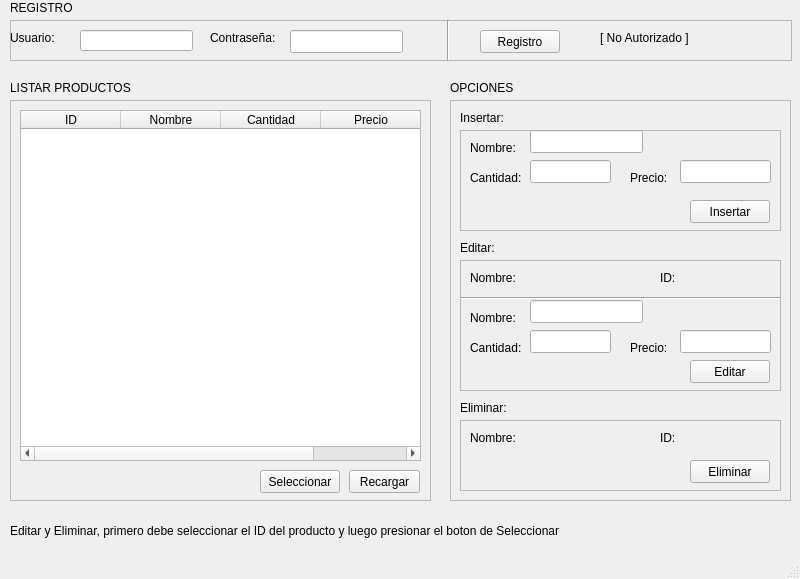
<?xml version="1.0" encoding="UTF-8"?>
<ui version="4.0">
 <class>MainWindow</class>
 <widget class="QMainWindow" name="MainWindow">
  <property name="geometry">
   <rect>
    <x>0</x>
    <y>0</y>
    <width>800</width>
    <height>579</height>
   </rect>
  </property>
  <property name="windowTitle">
   <string>Gestor de Productos</string>
  </property>
  <widget class="QWidget" name="centralwidget">
   <widget class="QFrame" name="frame_Registro">
    <property name="geometry">
     <rect>
      <x>10</x>
      <y>20</y>
      <width>782</width>
      <height>41</height>
     </rect>
    </property>
    <property name="frameShape">
     <enum>QFrame::StyledPanel</enum>
    </property>
    <property name="frameShadow">
     <enum>QFrame::Raised</enum>
    </property>
    <widget class="QLabel" name="label">
     <property name="geometry">
      <rect>
       <x>0</x>
       <y>10</y>
       <width>71</width>
       <height>16</height>
      </rect>
     </property>
     <property name="text">
      <string>Usuario:</string>
     </property>
    </widget>
    <widget class="QLineEdit" name="entrada_usuario">
     <property name="geometry">
      <rect>
       <x>70</x>
       <y>10</y>
       <width>113</width>
       <height>21</height>
      </rect>
     </property>
    </widget>
    <widget class="QPushButton" name="boton_registro">
     <property name="geometry">
      <rect>
       <x>470</x>
       <y>10</y>
       <width>80</width>
       <height>23</height>
      </rect>
     </property>
     <property name="text">
      <string>Registro</string>
     </property>
    </widget>
    <widget class="QLabel" name="label_2">
     <property name="geometry">
      <rect>
       <x>200</x>
       <y>10</y>
       <width>81</width>
       <height>16</height>
      </rect>
     </property>
     <property name="text">
      <string>Contraseña:</string>
     </property>
    </widget>
    <widget class="QLineEdit" name="entrada_contrasena">
     <property name="geometry">
      <rect>
       <x>280</x>
       <y>10</y>
       <width>113</width>
       <height>23</height>
      </rect>
     </property>
     <property name="echoMode">
      <enum>QLineEdit::Password</enum>
     </property>
     <property name="readOnly">
      <bool>false</bool>
     </property>
    </widget>
    <widget class="QLabel" name="comprobador">
     <property name="geometry">
      <rect>
       <x>590</x>
       <y>10</y>
       <width>111</width>
       <height>16</height>
      </rect>
     </property>
     <property name="text">
      <string>[ No Autorizado ]</string>
     </property>
    </widget>
    <widget class="Line" name="line_2">
     <property name="geometry">
      <rect>
       <x>430</x>
       <y>0</y>
       <width>16</width>
       <height>41</height>
      </rect>
     </property>
     <property name="orientation">
      <enum>Qt::Vertical</enum>
     </property>
    </widget>
   </widget>
   <widget class="QLabel" name="label_4">
    <property name="geometry">
     <rect>
      <x>10</x>
      <y>0</y>
      <width>81</width>
      <height>16</height>
     </rect>
    </property>
    <property name="text">
     <string>REGISTRO</string>
    </property>
   </widget>
   <widget class="QFrame" name="frame_Listar">
    <property name="geometry">
     <rect>
      <x>10</x>
      <y>100</y>
      <width>421</width>
      <height>401</height>
     </rect>
    </property>
    <property name="frameShape">
     <enum>QFrame::StyledPanel</enum>
    </property>
    <property name="frameShadow">
     <enum>QFrame::Raised</enum>
    </property>
    <widget class="QTableWidget" name="tabla_productos">
     <property name="geometry">
      <rect>
       <x>10</x>
       <y>10</y>
       <width>401</width>
       <height>351</height>
      </rect>
     </property>
     <property name="editTriggers">
      <set>QAbstractItemView::NoEditTriggers</set>
     </property>
     <column>
      <property name="text">
       <string>ID</string>
      </property>
     </column>
     <column>
      <property name="text">
       <string notr="true">Nombre</string>
      </property>
     </column>
     <column>
      <property name="text">
       <string>Cantidad</string>
      </property>
     </column>
     <column>
      <property name="text">
       <string>Precio</string>
      </property>
     </column>
    </widget>
    <widget class="QLabel" name="mensaje_productos">
     <property name="geometry">
      <rect>
       <x>10</x>
       <y>370</y>
       <width>231</width>
       <height>16</height>
      </rect>
     </property>
     <property name="text">
      <string/>
     </property>
    </widget>
    <widget class="QPushButton" name="boton_productos">
     <property name="geometry">
      <rect>
       <x>339</x>
       <y>370</y>
       <width>71</width>
       <height>23</height>
      </rect>
     </property>
     <property name="text">
      <string>Recargar</string>
     </property>
    </widget>
    <widget class="QPushButton" name="seleccionar_productos">
     <property name="geometry">
      <rect>
       <x>250</x>
       <y>370</y>
       <width>80</width>
       <height>23</height>
      </rect>
     </property>
     <property name="text">
      <string>Seleccionar</string>
     </property>
    </widget>
   </widget>
   <widget class="QLabel" name="label_3">
    <property name="geometry">
     <rect>
      <x>10</x>
      <y>80</y>
      <width>131</width>
      <height>16</height>
     </rect>
    </property>
    <property name="text">
     <string>LISTAR PRODUCTOS</string>
    </property>
   </widget>
   <widget class="QFrame" name="frame_Opciones">
    <property name="enabled">
     <bool>true</bool>
    </property>
    <property name="geometry">
     <rect>
      <x>450</x>
      <y>100</y>
      <width>341</width>
      <height>401</height>
     </rect>
    </property>
    <property name="frameShape">
     <enum>QFrame::StyledPanel</enum>
    </property>
    <property name="frameShadow">
     <enum>QFrame::Raised</enum>
    </property>
    <widget class="QLabel" name="label_6">
     <property name="geometry">
      <rect>
       <x>10</x>
       <y>10</y>
       <width>57</width>
       <height>15</height>
      </rect>
     </property>
     <property name="text">
      <string>Insertar:</string>
     </property>
    </widget>
    <widget class="QFrame" name="frame_2">
     <property name="geometry">
      <rect>
       <x>10</x>
       <y>30</y>
       <width>321</width>
       <height>101</height>
      </rect>
     </property>
     <property name="frameShape">
      <enum>QFrame::StyledPanel</enum>
     </property>
     <property name="frameShadow">
      <enum>QFrame::Raised</enum>
     </property>
     <widget class="QLabel" name="label_9">
      <property name="geometry">
       <rect>
        <x>10</x>
        <y>10</y>
        <width>57</width>
        <height>15</height>
       </rect>
      </property>
      <property name="text">
       <string>Nombre:</string>
      </property>
     </widget>
     <widget class="QLineEdit" name="nombre_insertar">
      <property name="geometry">
       <rect>
        <x>70</x>
        <y>0</y>
        <width>113</width>
        <height>23</height>
       </rect>
      </property>
     </widget>
     <widget class="QLabel" name="label_11">
      <property name="geometry">
       <rect>
        <x>10</x>
        <y>40</y>
        <width>57</width>
        <height>15</height>
       </rect>
      </property>
      <property name="text">
       <string>Cantidad:</string>
      </property>
     </widget>
     <widget class="QLineEdit" name="cantidad_insertar">
      <property name="geometry">
       <rect>
        <x>70</x>
        <y>30</y>
        <width>81</width>
        <height>23</height>
       </rect>
      </property>
     </widget>
     <widget class="QLabel" name="label_12">
      <property name="geometry">
       <rect>
        <x>170</x>
        <y>40</y>
        <width>57</width>
        <height>15</height>
       </rect>
      </property>
      <property name="text">
       <string>Precio:</string>
      </property>
     </widget>
     <widget class="QLineEdit" name="precio_insertar">
      <property name="geometry">
       <rect>
        <x>220</x>
        <y>30</y>
        <width>91</width>
        <height>23</height>
       </rect>
      </property>
     </widget>
     <widget class="QPushButton" name="boton_insertar">
      <property name="geometry">
       <rect>
        <x>230</x>
        <y>70</y>
        <width>80</width>
        <height>23</height>
       </rect>
      </property>
      <property name="text">
       <string>Insertar</string>
      </property>
     </widget>
     <widget class="QLabel" name="mensaje_insertar">
      <property name="geometry">
       <rect>
        <x>16</x>
        <y>80</y>
        <width>201</width>
        <height>20</height>
       </rect>
      </property>
      <property name="text">
       <string/>
      </property>
     </widget>
    </widget>
    <widget class="QLabel" name="label_7">
     <property name="geometry">
      <rect>
       <x>10</x>
       <y>140</y>
       <width>57</width>
       <height>15</height>
      </rect>
     </property>
     <property name="text">
      <string>Editar:</string>
     </property>
    </widget>
    <widget class="QLabel" name="label_8">
     <property name="geometry">
      <rect>
       <x>10</x>
       <y>300</y>
       <width>57</width>
       <height>15</height>
      </rect>
     </property>
     <property name="text">
      <string>Eliminar:</string>
     </property>
    </widget>
    <widget class="QFrame" name="frame_3">
     <property name="geometry">
      <rect>
       <x>10</x>
       <y>160</y>
       <width>321</width>
       <height>131</height>
      </rect>
     </property>
     <property name="frameShape">
      <enum>QFrame::StyledPanel</enum>
     </property>
     <property name="frameShadow">
      <enum>QFrame::Raised</enum>
     </property>
     <widget class="QLabel" name="label_13">
      <property name="geometry">
       <rect>
        <x>10</x>
        <y>10</y>
        <width>57</width>
        <height>15</height>
       </rect>
      </property>
      <property name="text">
       <string>Nombre:</string>
      </property>
     </widget>
     <widget class="QLabel" name="label_14">
      <property name="geometry">
       <rect>
        <x>200</x>
        <y>10</y>
        <width>57</width>
        <height>15</height>
       </rect>
      </property>
      <property name="text">
       <string>ID:</string>
      </property>
     </widget>
     <widget class="QLabel" name="label_15">
      <property name="geometry">
       <rect>
        <x>10</x>
        <y>80</y>
        <width>57</width>
        <height>15</height>
       </rect>
      </property>
      <property name="text">
       <string>Cantidad:</string>
      </property>
     </widget>
     <widget class="QLineEdit" name="cantidad_editar">
      <property name="geometry">
       <rect>
        <x>70</x>
        <y>70</y>
        <width>81</width>
        <height>23</height>
       </rect>
      </property>
     </widget>
     <widget class="QLabel" name="label_16">
      <property name="geometry">
       <rect>
        <x>170</x>
        <y>80</y>
        <width>57</width>
        <height>15</height>
       </rect>
      </property>
      <property name="text">
       <string>Precio:</string>
      </property>
     </widget>
     <widget class="QLineEdit" name="precio_editar">
      <property name="geometry">
       <rect>
        <x>220</x>
        <y>70</y>
        <width>91</width>
        <height>23</height>
       </rect>
      </property>
     </widget>
     <widget class="QPushButton" name="boton_editar">
      <property name="geometry">
       <rect>
        <x>230</x>
        <y>100</y>
        <width>80</width>
        <height>23</height>
       </rect>
      </property>
      <property name="text">
       <string>Editar</string>
      </property>
     </widget>
     <widget class="QLabel" name="mensaje_editar">
      <property name="geometry">
       <rect>
        <x>20</x>
        <y>100</y>
        <width>201</width>
        <height>20</height>
       </rect>
      </property>
      <property name="text">
       <string/>
      </property>
     </widget>
     <widget class="Line" name="line">
      <property name="geometry">
       <rect>
        <x>0</x>
        <y>30</y>
        <width>321</width>
        <height>16</height>
       </rect>
      </property>
      <property name="orientation">
       <enum>Qt::Horizontal</enum>
      </property>
     </widget>
     <widget class="QLabel" name="label_17">
      <property name="geometry">
       <rect>
        <x>10</x>
        <y>50</y>
        <width>57</width>
        <height>15</height>
       </rect>
      </property>
      <property name="text">
       <string>Nombre:</string>
      </property>
     </widget>
     <widget class="QLineEdit" name="nombreEntrada_editar">
      <property name="geometry">
       <rect>
        <x>70</x>
        <y>40</y>
        <width>113</width>
        <height>23</height>
       </rect>
      </property>
     </widget>
     <widget class="QLabel" name="nombre_editar">
      <property name="geometry">
       <rect>
        <x>70</x>
        <y>10</y>
        <width>121</width>
        <height>16</height>
       </rect>
      </property>
      <property name="text">
       <string/>
      </property>
     </widget>
     <widget class="QLabel" name="id_editar">
      <property name="geometry">
       <rect>
        <x>230</x>
        <y>10</y>
        <width>71</width>
        <height>16</height>
       </rect>
      </property>
      <property name="text">
       <string/>
      </property>
     </widget>
    </widget>
    <widget class="QFrame" name="frame_4">
     <property name="geometry">
      <rect>
       <x>10</x>
       <y>320</y>
       <width>321</width>
       <height>71</height>
      </rect>
     </property>
     <property name="frameShape">
      <enum>QFrame::StyledPanel</enum>
     </property>
     <property name="frameShadow">
      <enum>QFrame::Raised</enum>
     </property>
     <widget class="QLabel" name="label_21">
      <property name="geometry">
       <rect>
        <x>10</x>
        <y>10</y>
        <width>57</width>
        <height>15</height>
       </rect>
      </property>
      <property name="text">
       <string>Nombre:</string>
      </property>
     </widget>
     <widget class="QLabel" name="label_22">
      <property name="geometry">
       <rect>
        <x>200</x>
        <y>10</y>
        <width>57</width>
        <height>15</height>
       </rect>
      </property>
      <property name="text">
       <string>ID:</string>
      </property>
     </widget>
     <widget class="QPushButton" name="boton_eliminar">
      <property name="geometry">
       <rect>
        <x>230</x>
        <y>40</y>
        <width>80</width>
        <height>23</height>
       </rect>
      </property>
      <property name="text">
       <string>Eliminar</string>
      </property>
     </widget>
     <widget class="QLabel" name="mensaje_eliminar">
      <property name="geometry">
       <rect>
        <x>20</x>
        <y>40</y>
        <width>201</width>
        <height>20</height>
       </rect>
      </property>
      <property name="text">
       <string/>
      </property>
     </widget>
     <widget class="QLabel" name="nombre_eliminar">
      <property name="geometry">
       <rect>
        <x>70</x>
        <y>10</y>
        <width>121</width>
        <height>16</height>
       </rect>
      </property>
      <property name="text">
       <string/>
      </property>
     </widget>
     <widget class="QLabel" name="id_eliminar">
      <property name="geometry">
       <rect>
        <x>230</x>
        <y>10</y>
        <width>81</width>
        <height>16</height>
       </rect>
      </property>
      <property name="text">
       <string/>
      </property>
     </widget>
    </widget>
   </widget>
   <widget class="QLabel" name="label_5">
    <property name="geometry">
     <rect>
      <x>450</x>
      <y>80</y>
      <width>71</width>
      <height>16</height>
     </rect>
    </property>
    <property name="text">
     <string>OPCIONES</string>
    </property>
   </widget>
   <widget class="QLabel" name="label_18">
    <property name="geometry">
     <rect>
      <x>10</x>
      <y>510</y>
      <width>771</width>
      <height>41</height>
     </rect>
    </property>
    <property name="text">
     <string>Editar y Eliminar, primero debe seleccionar el ID del producto y luego presionar el boton de Seleccionar</string>
    </property>
   </widget>
  </widget>
  <widget class="QStatusBar" name="statusbar"/>
 </widget>
 <resources/>
 <connections/>
</ui>
